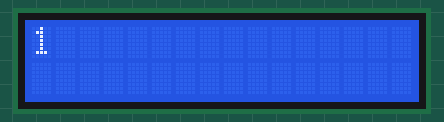
Simulated run of this sketch. Board: Arduino Uno, built with avr-gcc and run on an emulated ATmega328P. Shown: 16×2 character LCD.

Above: at 0.1 s.
At 1.6 s:
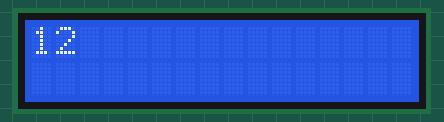
At 3.1 s:
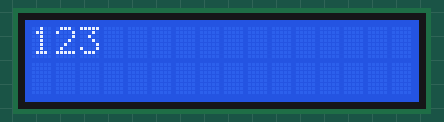
At 6.1 s:
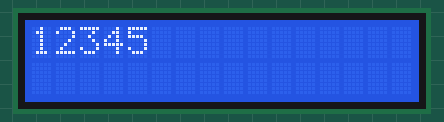
At 9.1 s:
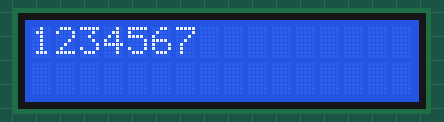
At 13.6 s:
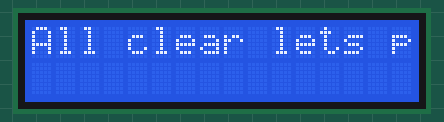

The sketch:

Lcdproj1.ino
```cpp
#include<LiquidCrystal.h>


LiquidCrystal lcd(12,11,5,4,3,2);

void setup()
{
  lcd.begin(16,2);
  lcd.clear();

}

void loop()
{
  for(int i=1;i<=9;i++)
  {
    lcd.print(i);
    delay(1500);
    if(i==9)
    {
      lcd.clear();
      lcd.print("All clear lets party");
      break;
    }
  }
}
```

Measured:
- what the display in image 1 shows lasts 1.5 s, from 1.6 s to 3.1 s
